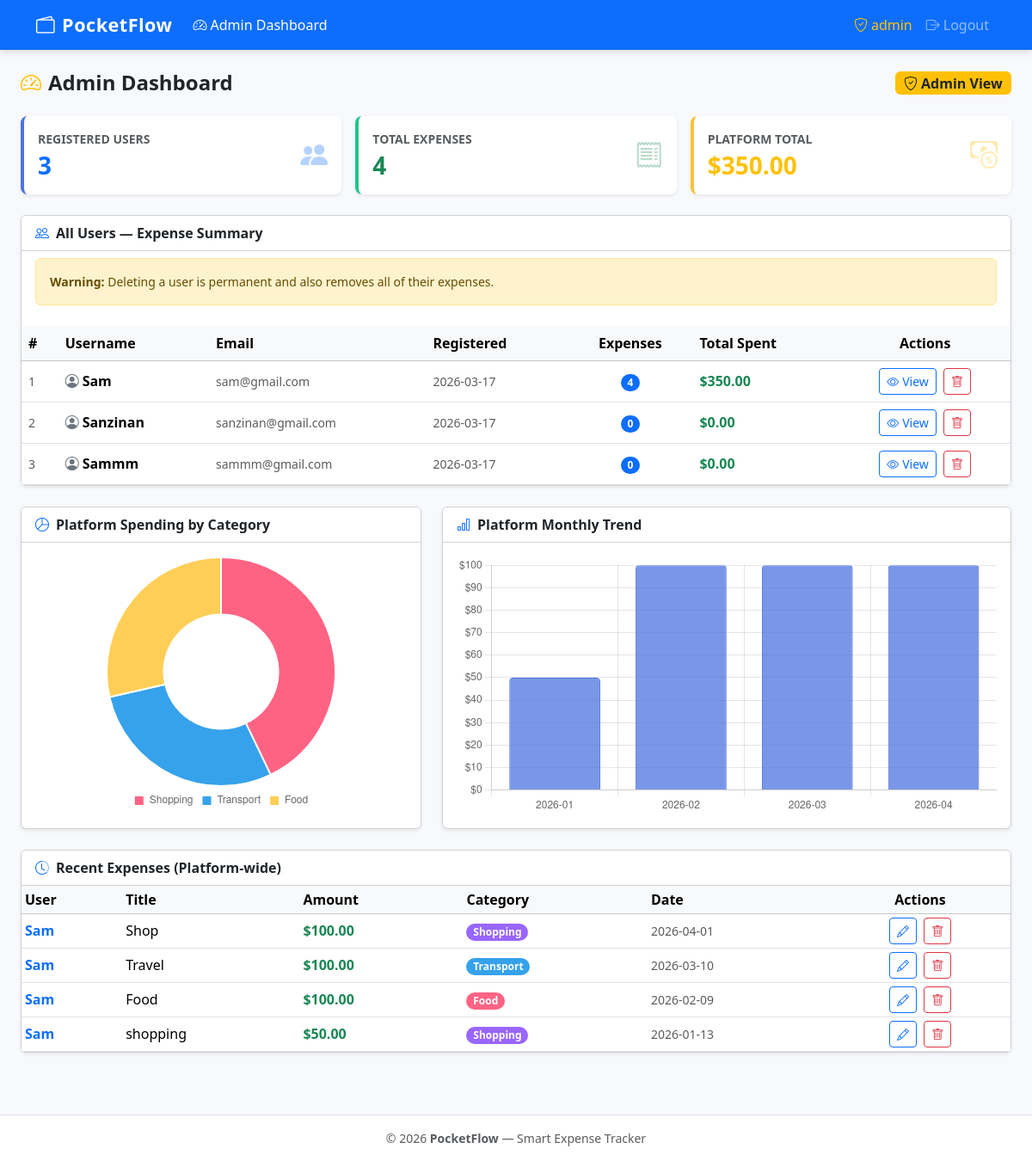
The page /admin (signed in) on the database its author committed.
### tables this page shows
CREATE TABLE users (
            id            INTEGER PRIMARY KEY AUTOINCREMENT,
            username      TEXT    NOT NULL UNIQUE,
            email         TEXT    NOT NULL UNIQUE,
            password_hash TEXT    NOT NULL,
            is_admin      INTEGER NOT NULL DEFAULT 0,
            created_at    TEXT    NOT NULL DEFAULT (datetime('now'))
        , avatar TEXT NOT NULL DEFAULT '', remember_token TEXT NOT NULL DEFAULT '', remember_token_expiry INTEGER NOT NULL DEFAULT 0);

CREATE TABLE expenses (
            id         INTEGER PRIMARY KEY AUTOINCREMENT,
            user_id    INTEGER NOT NULL,
            title      TEXT    NOT NULL,
            amount     REAL    NOT NULL,
            date       TEXT    NOT NULL,
            category   TEXT    NOT NULL,
            notes      TEXT    NOT NULL DEFAULT '',
            tags       TEXT    NOT NULL DEFAULT '',
            created_at TEXT    NOT NULL DEFAULT (datetime('now')),
            updated_at TEXT    NOT NULL DEFAULT (datetime('now')),
            FOREIGN KEY (user_id) REFERENCES users(id) ON DELETE CASCADE
        );

### app.py (the view)
@app.route('/admin')
@admin_required
def admin_dashboard():
    conn = get_db()
    users = conn.execute(
        'SELECT u.id, u.username, u.email, u.created_at, '
        'COUNT(e.id) AS expense_count, COALESCE(SUM(e.amount), 0) AS total_expenses '
        'FROM users u LEFT JOIN expenses e ON u.id = e.user_id '
        'WHERE u.is_admin = 0 GROUP BY u.id ORDER BY total_expenses DESC'
    ).fetchall()
    stats = conn.execute(
        'SELECT COUNT(DISTINCT user_id) AS total_users, COUNT(*) AS total_expenses, '
        'COALESCE(SUM(amount), 0) AS total_amount FROM expenses'
    ).fetchone()
    cat_rows = conn.execute(
        'SELECT category, SUM(amount) AS total FROM expenses GROUP BY category ORDER BY total DESC'
    ).fetchall()
    monthly_rows = conn.execute(
        "SELECT strftime('%Y-%m', date) AS month, SUM(amount) AS total "
        "FROM expenses GROUP BY month ORDER BY month ASC LIMIT 12"
    ).fetchall()
    recent = conn.execute(
        'SELECT e.*, u.username FROM expenses e JOIN users u ON e.user_id = u.id '
        'ORDER BY e.created_at DESC LIMIT 10'
    ).fetchall()
    conn.close()
    return render_template('admin/dashboard.html',
        users=users,
        stats=stats,
        cat_labels=[r['category'] for r in cat_rows],
        cat_values=[r['total'] for r in cat_rows],
        monthly_labels=[r['month'] for r in monthly_rows],
        monthly_values=[r['total'] for r in monthly_rows],
        recent=recent,
    )

### app.py (called while the page is built, shortened)
def get_db():
    conn = sqlite3.connect(DATABASE)
    conn.row_factory = sqlite3.Row
    conn.execute('PRAGMA foreign_keys = ON')
    return conn

def admin_required(f):
    @wraps(f)
    def decorated(*args, **kwargs):
        if 'user_id' not in session:
            flash('Please log in to continue.', 'warning')
            return redirect(url_for('login'))
        if not session.get('is_admin'):
            flash('Admin access required.', 'danger')
            return redirect(url_for('dashboard'))
        return f(*args, **kwargs)
    return decorated

@app.before_request
def load_user_from_remember_token():
    if 'user_id' in session:
        return

### templates/admin/dashboard.html (shortened to what this page needs)
{% extends 'base.html' %}
{% block content %}
<div class="container-fluid px-4">
  <div class="page-header mt-2">
    <h2><i class="bi bi-speedometer2 me-2 text-warning"></i>Admin Dashboard</h2>
    <span class="badge bg-warning text-dark fs-6">
      <i class="bi bi-shield-check me-1"></i>Admin View
    </span>
  </div>
  <div class="row g-3 mb-4">
    <div class="col-sm-6 col-xl-4">
      <div class="card stat-card primary shadow-sm h-100">
        <div class="card-body d-flex justify-content-between align-items-center">
          <div>
            <p class="text-muted text-uppercase small fw-semibold mb-1">Registered Users</p>
            <h3 class="fw-bold mb-0 text-primary">{{ users|length }}</h3>
          </div>
          <i class="bi bi-people-fill stat-icon text-primary"></i>
        </div>
      </div>
    </div>
    <div class="col-sm-6 col-xl-4">
      <div class="card stat-card success shadow-sm h-100">
        <div class="card-body d-flex justify-content-between align-items-center">
          <div>
            <p class="text-muted text-uppercase small fw-semibold mb-1">Total Expenses</p>
            <h3 class="fw-bold mb-0 text-success">{{ stats.total_expenses }}</h3>
          </div>
          <i class="bi bi-receipt stat-icon text-success"></i>
        </div>
      </div>
    </div>
    <div class="col-sm-6 col-xl-4">
      <div class="card stat-card warning shadow-sm h-100">
        <div class="card-body d-flex justify-content-between align-items-center">
          <div>
            <p class="text-muted text-uppercase small fw-semibold mb-1">Platform Total</p>
            <h3 class="fw-bold mb-0 text-warning">${{ "%.2f"|format(stats.total_amount) }}</h3>
          </div>
          <i class="bi bi-cash-coin stat-icon text-warning"></i>
        </div>
      </div>
    </div>
  </div>
  <div class="card shadow-sm mb-4">
    <div class="card-header bg-white fw-semibold">
      <i class="bi bi-people me-2 text-primary"></i>All Users — Expense Summary
    </div>
    <div class="card-body py-2 px-3">
      <div class="alert alert-warning mb-3 small">
        <strong>Warning:</strong> Deleting a user is permanent and also removes all of their expenses.
      </div>
    </div>
    {% if users %}
      <div class="table-responsive">
        <table class="table table-hover align-middle mb-0">
          <thead class="table-light">
            <tr>
              <th>#</th>
              <th>Username</th>
              <th>Email</th>
              <th>Registered</th>
              <th class="text-center">Expenses</th>
              <th>Total Spent</th>
              <th class="text-center">Actions</th>
            </tr>
          </thead>
          <tbody>
            {% for u in users %}
            <tr>
              <td class="text-muted small">{{ loop.index }}</td>
              <td class="fw-semibold">
                <i class="bi bi-person-circle me-1 text-secondary"></i>{{ u.username }}
              </td>
              <td class="text-muted small">{{ u.email }}</td>
              <td class="text-muted small">{{ u.created_at[:10] }}</td>
              <td class="text-center">
                <span class="badge bg-primary rounded-pill">{{ u.expense_count }}</span>
              </td>
              <td class="fw-bold text-success">${{ "%.2f"|format(u.total_expenses) }}</td>
              <td class="text-center">
                <a href="{{ url_for('admin_user_expenses', user_id=u.id) }}"
                   class="btn btn-sm btn-outline-primary me-1">
                  <i class="bi bi-eye me-1"></i>View
                </a>
                <form method="POST" action="{{ url_for('admin_delete_user', user_id=u.id) }}"
                      class="d-inline" onsubmit="return confirm('Delete this user and all of their expenses?');">
                  <button type="submit" class="btn btn-sm btn-outline-danger">
                    <i class="bi bi-trash"></i>
                  </button>
                </form>
              </td>
            </tr>
            {% endfor %}
          </tbody>
        </table>
      </div>
    {% else %}
      <div class="card-body text-center text-muted py-5">
        <i class="bi bi-people display-4 d-block mb-3 opacity-50"></i>
        No regular users registered yet.
      </div>
    {% endif %}
  </div>
  <div class="row g-4 mb-4">
    <div class="col-lg-5">
      <div class="card shadow-sm h-100">
        <div class="card-header bg-white fw-semibold">
          <i class="bi bi-pie-chart me-2 text-primary"></i>Platform Spending by Category
        </div>
        <div class="card-body d-flex align-items-center justify-content-center">
          {% if stats.total_expenses > 0 %}
            <div class="chart-box w-100"><canvas id="pieChart"></canvas></div>
          {% else %}
            <p class="text-muted text-center py-4">No expense data yet.</p>
          {% endif %}
        </div>
      </div>
    </div>
    <div class="col-lg-7">
      <div class="card shadow-sm h-100">
        <div class="card-header bg-white fw-semibold">
          <i class="bi bi-bar-chart me-2 text-primary"></i>Platform Monthly Trend
        </div>
        <div class="card-body d-flex align-items-center justify-content-center">
          {% if stats.total_expenses > 0 %}
            <div class="chart-box w-100"><canvas id="barChart"></canvas></div>
          {% else %}
            <p class="text-muted text-center py-4">No expense data yet.</p>
          {% endif %}
        </div>
      </div>
    </div>
  </div>
  <div class="card shadow-sm mb-4">
    <div class="card-header bg-white fw-semibold">
      <i class="bi bi-clock-history me-2 text-primary"></i>Recent Expenses (Platform-wide)
    </div>
    {% if recent %}
      <div class="table-responsive">
        <table class="table table-sm table-hover align-middle mb-0">
          <thead class="table-light">
            <tr>
              <th>User</th>
              <th>Title</th>
              <th>Amount</th>
              <th>Category</th>
              <th>Date</th>
              <th class="text-center">Actions</th>
            </tr>
          </thead>
          <tbody>
            {% for exp in recent %}
            <tr>
              <td>
                <a href="{{ url_for('admin_user_expenses', user_id=exp.user_id) }}"
                   class="text-decoration-none fw-semibold">
                  {{ exp.username }}
                </a>
              </td>
              <td>{{ exp.title }}</td>
              <td class="fw-bold text-success">${{ "%.2f"|format(exp.amount) }}</td>
              <td>
                <span class="badge cat-{{ exp.category }} rounded-pill">{{ exp.category }}</span>
              </td>
              <td class="text-muted small">{{ exp.date }}</td>
              <td class="text-center">
                <a href="{{ url_for('admin_edit_expense', expense_id=exp.id) }}"
                   class="btn btn-sm btn-outline-primary me-1"><i class="bi bi-pencil"></i></a>
                <form method="POST" action="{{ url_for('admin_delete_expense', expense_id=exp.id) }}"
                      class="delete-form d-inline">
                  <button type="submit" class="btn btn-sm btn-outline-danger">
                    <i class="bi bi-trash"></i>
                  </button>
                </form>
              </td>
            </tr>
            {% endfor %}
          </tbody>
        </table>
      </div>
    {% else %}
      <div class="card-body text-center text-muted py-4">No recent activity.</div>
    {% endif %}
  </div>
</div>
{% endblock %}
{% block scripts %}
<script>
    const chartData = JSON.parse(document.getElementById('chart-json').textContent);
    initPieChart('pieChart', chartData.cat_labels, chartData.cat_values);
    initBarChart('barChart', chartData.monthly_labels, chartData.monthly_values);
</script>
{% endblock %}

### static/css/style.css (style rules this page uses)
:root { --pf-primary: #4e73df; --pf-success: #1cc88a; --pf-warning: #f6c23e; --pf-danger: #e74a3b; --pf-info: #36b9cc; --pf-secondary: #858796; --pf-bg: #f8f9fc; }
body { background-color: var(--pf-bg); font-family: 'Segoe UI', system-ui, -apple-system, sans-serif; min-height: 100vh; display: flex; flex-direction: column; }
.stat-card { border: none; border-left: 4px solid; border-radius: .5rem; transition: transform .15s, box-shadow .15s; }
.stat-card.primary { border-left-color: var(--pf-primary); }
.stat-card.success { border-left-color: var(--pf-success); }
.stat-card.warning { border-left-color: var(--pf-warning); }
.stat-icon { font-size: 2rem; opacity: .3; }
.cat-Food { background-color: #FF6384 !important; }
.cat-Transport { background-color: #36A2EB !important; }
.cat-Shopping { background-color: #9966FF !important; }
.chart-box { position: relative; height: 300px; }
.page-header { display: flex; align-items: center; justify-content: space-between; margin-bottom: 1.5rem; flex-wrap: wrap; gap: .5rem; }
.page-header h2 { margin: 0; font-weight: 700; font-size: 1.5rem; }

### rows shown on the page
users: username "Sam", email "sam@gmail.com", created_at "2026-03-17", expense_count "4", total_expenses "350.00"
users: username "Sanzinan", email "sanzinan@gmail.com", created_at "2026-03-17", expense_count "0", total_expenses "0.00"
users: username "Sammm", email "sammm@gmail.com", created_at "2026-03-17", expense_count "0", total_expenses "0.00"
expenses: username "Sam", title "Shop", amount "100.00", category "Shopping", date "2026-04-01"
expenses: username "Sam", title "Travel", amount "100.00", category "Transport", date "2026-03-10"
expenses: username "Sam", title "Food", amount "100.00", category "Food", date "2026-02-09"
expenses: username "Sam", title "shopping", amount "50.00", category "Shopping", date "2026-01-13"

### other values the page prints
{{ session.username }} "admin"
{{ users|length }} "3"
{{ stats.total_expenses }} "4"
{{ "%.2f"|format(stats.total_amount) }} "350.00"
